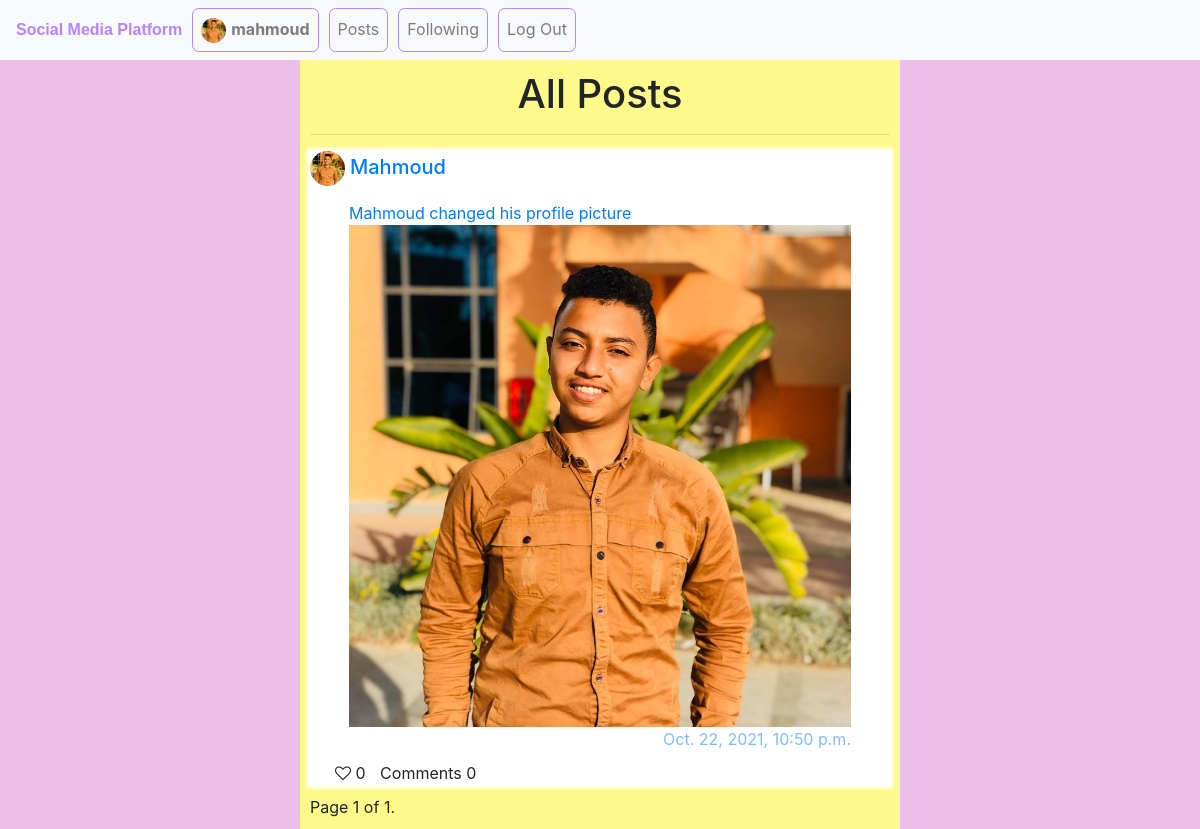
Page /following (signed in) on the committed database.
### Gallery/models.py (models this page shows, shortened)
class User(AbstractUser):
    profile_img = models.ImageField(upload_to=filepath, null=True, blank=True)

class Posts(models.Model):
    post = models.ImageField(upload_to=filepath, null=True, blank=True)
    text = models.CharField(max_length=512, default="")
    user = models.ForeignKey(User, on_delete=CASCADE, related_name="user")
    username = models.CharField(max_length=256, default="")
    date = models.DateTimeField(default=timezone.now)

### Gallery/views.py (the view)
# urls.py: path("following", views.following, name="following"),
@login_required(login_url='login')
def following(request):
    followings = Follwers.objects.filter(follower=request.user.username)
    ps = Posts.objects.all()
    posts = []
    for p in ps:
        for following in followings:
            if p.username == following.follwing:
                posts.append(p)
    p = []
    for post in posts:
        a = {}
        a["post"] = post
        a["num_likes"] = Likes.objects.filter(post_id = post.id).count()
        a["liked"]= Likes.objects.filter(user = request.user, post_id=post.id).count() > 0
        a["num_comments"] = Comments.objects.filter(post_id=post.id).count()
        p.append(a)
    paginator = Paginator(p, 10)
    page_number = request.GET.get('page')
    page_obj = paginator.get_page(page_number)
    return render(request, "Gallery/index.html",{"page_obj":page_obj, "following_page":True})

### Gallery/templates/Gallery/index.html (shortened to what this page needs)
{% extends "Gallery/layout.html" %}
{% load static %}
{% block body %}
    <div id="container">
    <h1 style="text-align: center;">All Posts</h1>
    <hr>
        {% for post in page_obj %}
        <div id="wedget">
            {% if post.post.user.profile_img %}
            <a href="http://127.0.0.1:8000/profile/{{post.post.user.username}}"><h5 style="margin-bottom: 5px; "><img src="{{post.post.user.profile_img.url}}" width="35px" height="35px" style="margin-right: 5px; border-radius: 50%;">{{post.post.user.username}}</h5></a>
        {% else %}
            <a href="http://127.0.0.1:8000/profile/{{post.post.user.username}}"><h5 style="margin-bottom: 5px; margin-right: 10px;"><img src="{% static 'Gallery/default.png' %}"  width="35px" height="35px" style="margin-right: 5px; border-radius: 50%;">{{post.post.user.username}}</h5></a>
        {% endif %}
            <a href="http://127.0.0.1:8000/posts/{{post.post.id}}" style="text-decoration: none;">
                <div class="post" style="margin-top: 0px;">
                    <div id="div{{post.post.id}}">{{post.post.text}}</div>
                    {% if post.post.post %}
                        <div><img src="{{post.post.post.url}}" width="100%" style="margin: auto;"></div>
                    {% endif %}
                    <div style="opacity: 0.5; text-align: right; text-align: right;">{{post.post.date}}</div>
                </div>
            </a>
                <div style="margin-top: auto; margin-bottom: 10px; margin-left: 25px;">
                    {% if post.liked %}
                        <div style="display: inline;" class="unlike"><i id="u{{post.post.id}}" data-id="{{post.post.id}}" style="color: red;" class="heart fa fa-heart-o"></i></div>
                        <div style=" display: inline;"  class="like"><i id="l{{post.post.id}}" data-id="{{post.post.id}}" style="display:none;" class="heart fa fa-heart-o"></i></div>
                    {% else %}
                        <div style="display: inline;"  class="like" ><i id="l{{post.post.id}}" data-id="{{post.post.id}}"  class="heart fa fa-heart-o"></i></div>
                    {% endif %}
                    <div id="num{{post.post.id}}" style="display: inline;">{{post.num_likes}}</div>
                    <div  style="margin-left:10px ; display: inline;">Comments {{post.num_comments}}</div>
                </div>
        </div>
        {% empty %}
            <h5>No Posts</h5>
        {% endfor %}
        <div class="pagination">
            <span class="step-links">
                <span class="current">
                    Page {{ page_obj.number }} of {{ page_obj.paginator.num_pages }}.
                </span>
            </span>
        </div>
    </div>
{% endblock %}

### Gallery/templates/Gallery/layout.html (shortened to what this page needs)
{% load static %}
<!DOCTYPE html>
<html lang="en">
    <head>
        <link rel="stylesheet" href="https://stackpath.bootstrapcdn.com/bootstrap/4.4.1/css/bootstrap.min.css">
        <link href="{% static 'Gallery/styles.css' %}" rel="stylesheet">
        <link rel="stylesheet" href="https://cdnjs.cloudflare.com/ajax/libs/font-awesome/4.7.0/css/font-awesome.min.css">
    </head>
    <body>
        <nav class="navbar navbar-expand-lg navbar-light bg-light" style=" color: #B485FF;">
            <strong style="font-family: 'Franklin Gothic Medium', 'Arial Narrow', Arial, sans-serif;">Social Media Platform</strong>
            <div>
              <ul class="navbar-nav mr-auto">
                {% if user.is_authenticated %}
                    <li class="nav-item" style="border: 1px solid #B485FF; border-radius: 5pt; margin-left: 10px;">
                        {% if user.profile_img %}
                            <a class="nav-link" href="http://127.0.0.1:8000/profile/{{user.username}}"><img src="{{user.profile_img.url}}" width="25px" style="border-radius: 50%;"><strong style="margin-left: 5px;">{{ user.username }}</strong></a>
                        {% else %}
                            <a class="nav-link" href="http://127.0.0.1:8000/profile/{{user.username}}"><img src="{% static 'Gallery/default.png' %}" width="25px" style="border-radius: 50%;"><strong style="margin-left: 5px;">{{ user.username }}</strong></a>
                        {% endif %}
                    </li>
                {% endif %}
                <li class="nav-item" style="border: 1px solid #B485FF; border-radius: 5pt; margin-left: 10px;">
                  <a class="nav-link" href="{% url 'index' %}">Posts</a>
                </li>
                {% if user.is_authenticated %}
                    <li class="nav-item" style="border: 1px solid #B485FF; border-radius: 5pt; margin-left: 10px;">
                        <a class="nav-link" href="http://127.0.0.1:8000/following">Following</a>
                    </li>
                    <li class="nav-item" style="border: 1px solid #B485FF; border-radius: 5pt; margin-left: 10px;">
                        <a class="nav-link" href="{% url 'logout' %}">Log Out</a>
                    </li>
                {% endif %}
              </ul>
            </div>
          </nav>
        <div class="body">
            {% block body %}
            {% endblock %}
        </div>
    </body>
</html>

### Gallery/templates/Gallery/index.html (style rules this page uses)
#wedget { background-color: white; box-shadow: 0px 0px 3px 3px white; margin-bottom: 10px; }
.post { border-radius: 5px; width: 90%; margin: auto; padding: 10px; }
#container { margin: auto; width: 50%; padding: 10px; background-color: #fff98a; }
body { background-color: #EAC0EB; }

### rows in the picture
User: profile_img (picture), username "mahmoud"
Posts: post.user.profile_img (picture), post.user.username "Mahmoud", post.text "Mahmoud changed his profile picture", post.post (picture), post "Oct. 22, 2021, 10:50 p.m.", num_likes "0", num_comments "0"

### other values in the picture
{{ page_obj.number }} "1"
{{ page_obj.paginator.num_pages }} "1"
